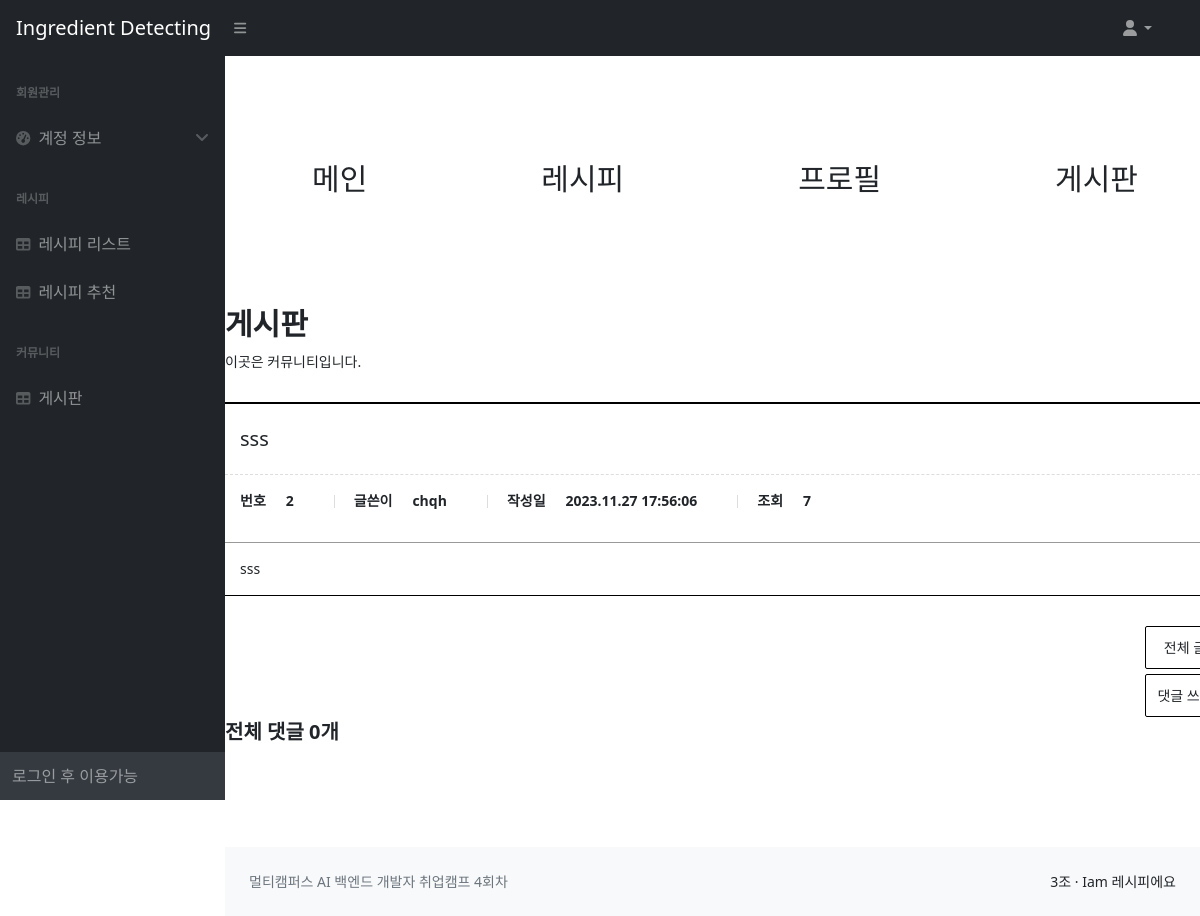
Page /services/post/2/ on the committed database.
### services/models.py (models this page shows, shortened)
class Post(models.Model):
    title = models.CharField(max_length=200)
    content = models.TextField()
    author = models.ForeignKey(User, on_delete=models.CASCADE)
    created_at = models.DateTimeField(auto_now_add=True)
    views = models.PositiveIntegerField(default=0)
    def increase_views(self):
        self.views += 1
        self.save()

### services/views.py (the view)
# urls.py: path('post/<int:pk>/', views.post_detail, name='post_detail'),
def post_detail(request, pk):
    post = get_object_or_404(Post, pk=pk)
    post.content = mark_safe(post.content) # content를 안전한 HTML로 표시
    post.increase_views()  # 조회수 증가 메서드 호출
    return render(request, 'services/post_detail.html', {'post': post})

### services/templates/services/post_detail.html (shortened to what this page needs)
{% extends 'base.html' %}
{% load static %}
{% block content %}
    <link href="{% static 'css/post_detail_style.css' %}" rel="stylesheet"/>
    <div class="board_wrap">
        <div class="nav_bar">
            <ul class="nav">
                <li>
                    <a href="{% url 'index' %}">메인</a>
                </li>
                <li>
                    <a href="{% url 'detect_ingredients' %}">레시피</a>
                </li>
                <li>
                    <a href="{% url 'index' %}">프로필</a>
                </li>
                <li>
                    <a href="{% url 'post_list' %}">게시판</a>
                </li>
            </ul>
        </div>
        <div class="board_title">
            <strong>게시판</strong>
            <p>이곳은 커뮤니티입니다.</p>
        </div>
        <div class="board_view_wrap">
            <div class="board_view">
                <div class="title">
                    {{ post.title }}
                </div>
                <div class="info">
                    <dl>
                        <dt>번호</dt>
                        <dt>{{ post.id }}</dt>
                    </dl>
                    <dl>
                        <dt>글쓴이</dt>
                        <dt>{{ post.author.username }}</dt>
                    </dl>
                    <dl>
                        <dt>작성일</dt>
                        <dt>{{ post.created_at|date:"Y.m.d H:i:s" }}</dt>
                    </dl>
                    <dl>
                        <dt>조회</dt>
                        <dt>{{ post.views }}</dt>
                    </dl>
                </div>
                <div class="cont">
                    {{ post.content | safe }}
                </div>
            </div>
            <div class="bt_wrap1">
                <a href="{% url 'post_list' %}">전체 글</a>
            </div>
            {% if not user.is_authenticated %}
                <div class="bt_wrap2">
                    <a href="#" id="comment-new">댓글 쓰기</a>
                </div>
            {% else %}
                <div class="bt_wrap2">
                    <a href="{% url 'comment_new' post.pk %}">댓글 쓰기</a>
                </div>
            {% endif %}
            <div class="comments-count">
                {% with total_comments=post.comment_set.all|length %}
                    <strong>전체 댓글 {{ total_comments }}개</strong>
                {% endwith %}
            </div>
        </div>
    </div>
{% endblock %}

### static/css/post_detail_style.css (style rules this page uses)
* { margin: 0; padding: 0; }
ul,li { list-style: none; }
a { text-decoration: none; color: inherit; }
.board_wrap { width: 1000px; margin: 100px auto; }
.board_title { margin-bottom: 30px; }
.board_title strong { font-size: 30px; }
.board_title p { margin-top: 5px; font-size: 14px; }
.bt_wrap1 { margin-top: 30px; text-align: right; font-size: 0px; }
.bt_wrap1 a { display: inline-block; min-width: 80px; margin-left: 10px; padding: 10px; border: 1px solid #000; border-radius: 2px; font-size: 14px; text-align: center; transition: background-color 0.3s ease, color 0.3s ease; }
.bt_wrap1 a:first-child { margin-left: 0; }
.bt_wrap2 { margin-top: 5px; text-align: right; font-size: 0px; }
.bt_wrap2 a { display: inline-block; min-width: 80px; margin-left: 10px; padding: 10px; border: 1px solid #000; border-radius: 2px; font-size: 14px; text-align: center; transition: background-color 0.3s ease, color 0.3s ease; }
.bt_wrap2 a:first-child { margin-left: 0; }
.board_view { width: 100%; border-top: 2px solid #000; }
.board_view .title { padding: 20px 15px; border-bottom: 1px dashed #ddd; font-size: 20px; }
.board_view .info { padding: 15px; border-bottom: 1px solid #999; font-size: 0; }
.board_view .info dl { position: relative; display: inline-block; padding: 0 20px; }
.board_view .info dl:first-child { padding-left: 0; }
.board_view .info dl::before { content: ""; position: absolute; top: 5px; left: 0; display: block; width: 1px; height: 13px; background: #ddd; }
.board_view .info dl:first-child::before { display: none; }
.board_view .info dl dt, .board_view .info dl dd { display: inline-block; font-size: 14px; margin-right: 20px; }
.board_view .cont { padding: 15px; border-bottom: 1px solid #000; line-height: 160%; font-size: 14px; }
.comments-count strong { font-size: 20px; }
.nav_bar { width: 100%; margin-bottom: 100px; }
.nav { display: flex; justify-content: space-around; list-style: none; padding: 0; }
.nav > li { display: inline-block; margin: 0; font-size: 30px; font-weight: 550; }
.nav > li:last-child { margin-right: 0; }

### rows in the picture
Post: title "sss", id "2", author.username "chqh", created_at "2023.11.27 17:56:06", views "7", content "sss"

### other values in the picture
{{ total_comments }} "0"
